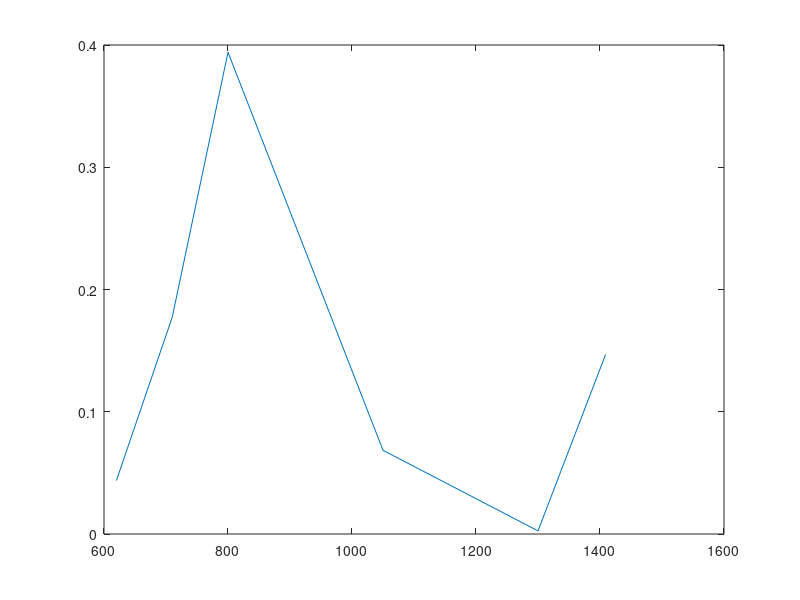
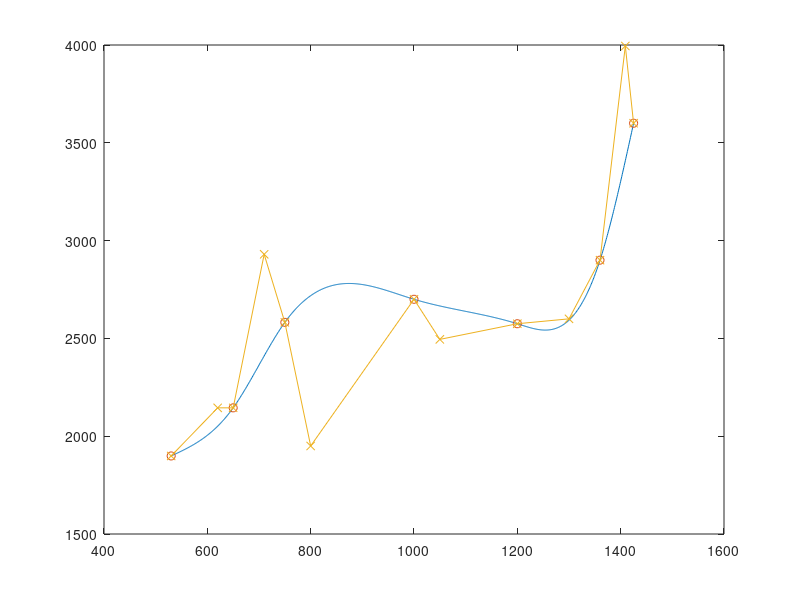

Write MATLAB code to recreate these figures, in order.
 
x=[530,650,750,1000,1200,1360,1425];
a=[1899,2145,2582,2700,2575,2900,3600];
n=length(x)-1;

 m = n - 1;
 h = zeros(1,m+1);
 for i = 0:m
   h(i+1) = x(i+2) - x(i+1);
 end

 aa = zeros(1,m+1);
 for i = 1:m
   aa(i+1) = 3.0*(a(i+2)*h(i)-a(i+1)*(x(i+2)-x(i))+a(i)*h(i+1))/(h(i+1)*h(i));
 end

 xl = zeros(1,n+1);
 xu = zeros(1,n+1);
 xz = zeros(1,n+1);
 xl(1) = 1;
 xu(1) = 0;
 xz(1) = 0;

 for i = 1:m
   xl(i+1) = 2*(x(i+2)-x(i))-h(i)*xu(i);
   xu(i+1) = h(i+1)/xl(i+1);
   xz(i+1) = (aa(i+1)-h(i)*xz(i))/xl(i+1);
 end

 xl(n+1) = 1;
 xz(n+1) = 0;
 b = zeros(1,n+1);
 c = zeros(1,n+1);
 d = zeros(1,n+1);
 c(n+1) = xz(n+1);

 for i = 0:m
   j = m-i;
   c(j+1) = xz(j+1)-xu(j+1)*c(j+2);
   b(j+1) = (a(j+2)-a(j+1))/h(j+1) - h(j+1) * (c(j+2) + 2.0 * c(j+1)) / 3.0;
   d(j+1) = (c(j+2) - c(j+1)) / (3.0 * h(j+1));
 end

%creat subintervals to draw the interpolation plots
t=zeros(1,1);
cubict=zeros(1,1);
j=1;
for i=1:n
    for k=x(i):x(i+1)
        t(j)=k;
        diff=t(j)-x(i);
        cubict(j)=a(i)+b(i)*diff+c(i)*diff^2+d(i)*diff^3;
        j=j+1;
    end
end

l=[530,620,650,710,750,800,1000,1050,1200,1300,1360,1409,1425];
f=[1899,2145,2145,2930,2582,1950,2700,2495,2575,2600,2900,3995,3600];


li=zeros(1,1);
j=1;

for i=1:n
    for k=1:2
        diff=l(j)-x(i);
        li(j)=a(i)+b(i)*diff+c(i)*diff^2+d(i)*diff^3;
        j=j+1;
    end
end

li(length(l))=a(length(a));

for i=1:length(li)
    rel_error(i)=abs(li(i)-f(i))/f(i);
end
figure(1)
title("relative error and sqft")
rel_error=nonzeros(rel_error);
lr=[620,710,800,1050,1300,1409];
plot(lr,rel_error);
figure(2)
title("cubic interpolation and true values")
plot(t,cubict)
hold on
plot(x,a,'o')
hold on
plot(l,f,'-x')
hold off